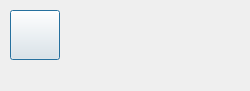
<?xml version="1.0" encoding="UTF-8"?>
<ui version="4.0">
 <class>legoColors</class>
 <widget class="QDialog" name="legoColors">
  <property name="geometry">
   <rect>
    <x>0</x>
    <y>0</y>
    <width>250</width>
    <height>91</height>
   </rect>
  </property>
  <property name="windowTitle">
   <string>Lego Colors</string>
  </property>
  <widget class="KColorButton" name="color_1">
   <property name="geometry">
    <rect>
     <x>10</x>
     <y>10</y>
     <width>50</width>
     <height>50</height>
    </rect>
   </property>
   <property name="iconSize">
    <size>
     <width>24</width>
     <height>24</height>
    </size>
   </property>
   <property name="autoDefault">
    <bool>true</bool>
   </property>
   <property name="default">
    <bool>false</bool>
   </property>
   <property name="flat">
    <bool>false</bool>
   </property>
   <property name="color">
    <color>
     <red>255</red>
     <green>0</green>
     <blue>0</blue>
    </color>
   </property>
  </widget>
 </widget>
 <customwidgets>
  <customwidget>
   <class>KColorButton</class>
   <extends>QPushButton</extends>
   <header>kcolorbutton.h</header>
  </customwidget>
 </customwidgets>
 <resources/>
 <connections/>
</ui>
